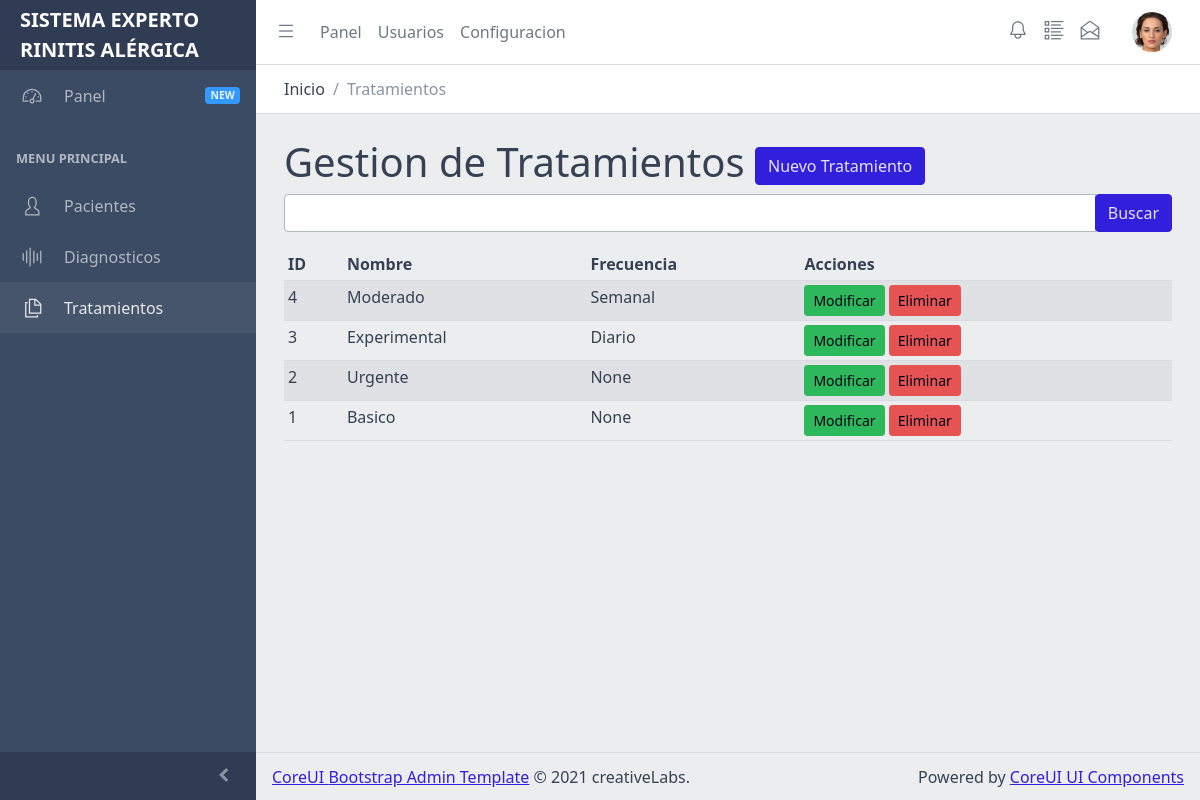
Page /tratamientos (signed in) on the committed database.
### tables this page shows
CREATE TABLE tratamientos(
	id					integer not null primary key autoincrement,
	nombre				varchar(256),
	descripcion			text,
	frecuencia			varchar(128),
	creation_date		datetime
);

### flaskr/tratamientos.py (the view)
@bp.route('/tratamientos')
@login_required
def index():
	keyword = request.args.get('keyword')
	_pacientes_ = None
	print(keyword)
	if keyword is not None and keyword:
		print('Buscando', keyword)
		_pacientes_ = tratamientos.search(keyword)
	else:
		_pacientes_ = tratamientos.listar()
	return render_template(
		'tratamientos.html',
		pacientes=_pacientes_,
		keyword=keyword if keyword is not None else '',
		header_path='Tratamientos'
	)

### flaskr/authentication.py (called while the page is built)
def login_required(view):
    @functools.wraps(view)
    def wrapped_view(**kwargs):
        if g.user is None:
            return redirect(url_for('auth.login'))
        return view(**kwargs)
    return wrapped_view

@bp.before_app_request
def load_logged_in_user():
	user_id = session.get('user_id')
	if user_id is None:
		g.user = None
	else:
		g.user = dbfunctions.parseRecord(get_db().execute(
			'SELECT * FROM usuarios WHERE id = ?', (user_id,)
		).fetchone())

### flaskr/common/database.py (called while the page is built)
def parseRecord(record):
	if record is None:
		return None
	obj = {}
	for key in record.keys():
		if type(record[key]) is date:
			obj[key] = record[key].strftime('%Y-%m-%d %H:%M:%S')
		else:
			obj[key] = record[key]
	return obj

### flaskr/db.py (called while the page is built)
def get_db():
	if 'db' not in g:
		g.db = sqlite3.connect(
			current_app.config['DATABASE'],
			detect_types=sqlite3.PARSE_DECLTYPES
		)
		g.db.row_factory = sqlite3.Row
	return g.db

### flaskr/models/tratamientos.py (called while the page is built)
def listar():
	db = get_db();
	query = 'SELECT * FROM tratamientos ORDER BY id DESC'
	return db.execute(query).fetchall()

### flaskr/templates/tratamientos.html (shortened to what this page needs)
{% extends 'layout.html' %}
{% block content %}
<div class="container">
	<div class="row">
		<div class="col">
			<h1>
				Gestion de Tratamientos
				<a href="{{ url_for('tratamientos.nuevo') }}" class="btn btn-primary">Nuevo Tratamiento</a>
			</h1>
		</div>
	</div>
	<div class="row">
		<div class="col">
			<div class="mb-3">
				<form action="{{ url_for('tratamientos.index') }}" method="get">
					<div class="input-group">
						<input type="text" name="keyword" value="{{ keyword }}" class="form-control" />
						<div class="input-group-append">
							<span class="input-group-button">
								<button type="submit" class="btn btn-primary">Buscar</button>
							</span>
						</div>
					</div>
				</form>
			</div>
		</div>
	</div>
	<div class="row">
		<div class="col">
			<div class="table-fluid">
				<table class="table table-sm table-striped">
				<thead>
				<tr>
					<th>ID</th>
					<th>Nombre</th>
					<th>Frecuencia</th>
					<th>Acciones</th>
				</tr>
				</thead>
				<tbody>
				{% for item in pacientes %}
				<tr>
					<td>{{ item['id'] }}</td>
					<td>{{ item['nombre'] }}</td>
					<td>{{ item['frecuencia'] }}</td>
					<td>
						<a href="{{ url_for('tratamientos.editar', id=item['id']) }}" class="btn btn-success btn-sm">Modificar</a>
						<a href="{{ url_for('tratamientos.borrar', id=item['id']) }}" class="btn btn-danger btn-sm">Eliminar</a>
					</td>
				</tr>
				{% endfor %}
				</tbody>
				</table>
			</div>
		</div>
	</div>
</div>
{% endblock %}

### rows in the picture
tratamientos: id "4", nombre "Moderado", frecuencia "Semanal"
tratamientos: id "3", nombre "Experimental", frecuencia "Diario"
tratamientos: id "2", nombre "Urgente", frecuencia "None"
tratamientos: id "1", nombre "Basico", frecuencia "None"

### other values in the picture
{{ header_path }} "Tratamientos"
